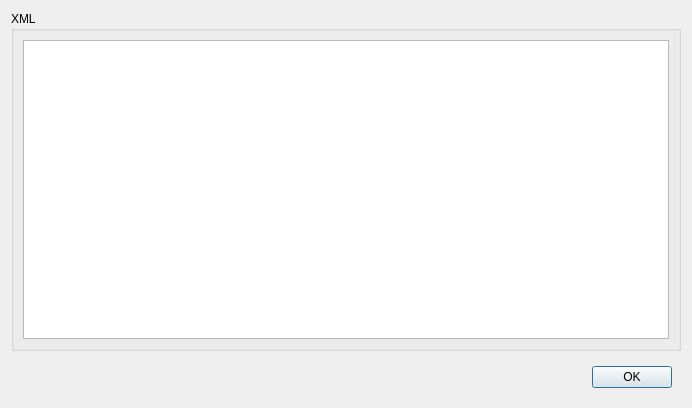
<?xml version="1.0" encoding="UTF-8"?>
<ui version="4.0">
 <class>DialogInfo</class>
 <widget class="QDialog" name="DialogInfo">
  <property name="geometry">
   <rect>
    <x>0</x>
    <y>0</y>
    <width>692</width>
    <height>408</height>
   </rect>
  </property>
  <property name="windowTitle">
   <string>Dialog</string>
  </property>
  <layout class="QGridLayout" name="gridLayout_5">
   <item row="1" column="0">
    <widget class="QWidget" name="widget" native="true">
     <layout class="QGridLayout" name="gridLayout_2">
      <item row="0" column="1">
       <widget class="QPushButton" name="pushButtonOK">
        <property name="text">
         <string>OK</string>
        </property>
       </widget>
      </item>
      <item row="0" column="0">
       <spacer name="horizontalSpacer">
        <property name="orientation">
         <enum>Qt::Horizontal</enum>
        </property>
        <property name="sizeHint" stdset="0">
         <size>
          <width>40</width>
          <height>20</height>
         </size>
        </property>
       </spacer>
      </item>
     </layout>
    </widget>
   </item>
   <item row="0" column="0">
    <widget class="QGroupBox" name="groupBox_2">
     <property name="title">
      <string>XML</string>
     </property>
     <layout class="QGridLayout" name="gridLayout_3">
      <item row="0" column="0">
       <widget class="QPlainTextEdit" name="plainTextEdit">
        <property name="toolTip">
         <string>This is the underlying XML of the model.</string>
        </property>
        <property name="readOnly">
         <bool>true</bool>
        </property>
       </widget>
      </item>
     </layout>
    </widget>
   </item>
  </layout>
 </widget>
 <resources/>
 <connections/>
</ui>
